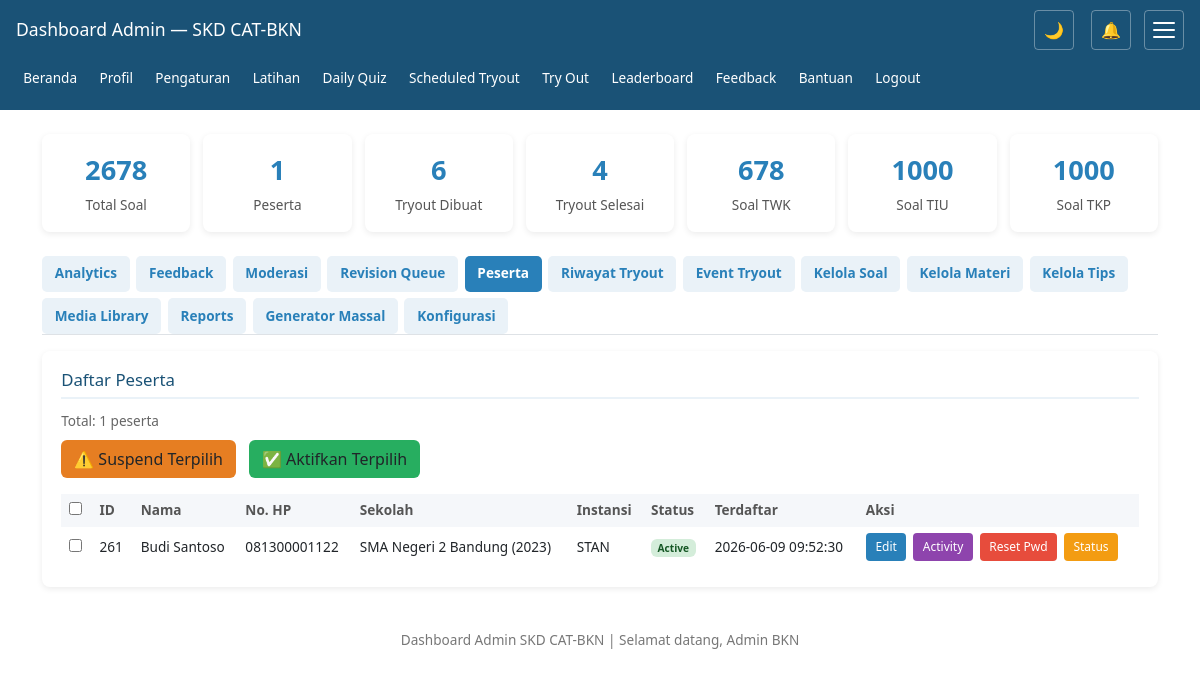
/admin_dashboard.php (signed in), run on the app's committed database.
### tables this page shows
CREATE TABLE `users` (
  `id` int(11) NOT NULL AUTO_INCREMENT,
  `nama` varchar(100) NOT NULL,
  `email` varchar(100) DEFAULT NULL COMMENT 'Email (deprecated, gunakan no_hp)',
  `instansi_pilihan` varchar(100) DEFAULT NULL,
  `created_at` timestamp NOT NULL DEFAULT current_timestamp(),
  `role` enum('admin','user') DEFAULT 'user',
  `status` enum('active','suspended','banned') DEFAULT 'active' COMMENT 'User account status',
  `suspended_at` timestamp NULL DEFAULT NULL COMMENT 'Timestamp when user was suspended',
  `suspended_reason` text DEFAULT NULL COMMENT 'Reason for suspension',
  `instansi_id` int(11) DEFAULT NULL,
  `password_hash` varchar(255) DEFAULT NULL,
  `failed_attempts` int(11) DEFAULT 0,
  `lockout_until` datetime DEFAULT NULL,
  `instansi` varchar(100) DEFAULT NULL,
  `no_hp` varchar(20) DEFAULT NULL COMMENT 'Nomor HP untuk login (08xx)',
  `sekolah_asal` varchar(100) DEFAULT NULL COMMENT 'Nama sekolah asal (SMA/SMK/MA)',
  `tahun_tamat` int(11) DEFAULT NULL COMMENT 'Tahun tamat sekolah',
  `foto_profil` varchar(255) DEFAULT NULL COMMENT 'Path to profile photo',
  `tanggal_lahir` date DEFAULT NULL COMMENT 'Tanggal lahir user',
  `jenis_kelamin` enum('L','P') DEFAULT NULL COMMENT 'Jenis kelamin: L=Laki-laki, P=Perempuan',
  `alamat` text DEFAULT NULL COMMENT 'Alamat lengkap user',
  `show_leaderboard` tinyint(1) DEFAULT 1 COMMENT 'Show profile in leaderboard: 1=show, 0=hide',
  `notification_preference` enum('push','browser','both','none') DEFAULT 'browser' COMMENT 'Preferensi notifikasi',
  `language` varchar(5) DEFAULT 'id' COMMENT 'Bahasa: id=en, en=english',
  `theme` varchar(10) DEFAULT 'light' COMMENT 'Tema: light/dark',
  `font_size` varchar(10) DEFAULT 'medium' COMMENT 'Ukuran font: small/medium/large',
  PRIMARY KEY (`id`),
  UNIQUE KEY `unique_no_hp` (`no_hp`),
  KEY `instansi_id` (`instansi_id`),
  KEY `idx_status` (`status`),
  CONSTRAINT `users_ibfk_1` FOREIGN KEY (`instansi_id`) REFERENCES `instansi` (`id`) ON DELETE SET NULL
);

### helpers.php (called while the page is built, shortened)
<?php
function e(string $text): string
{
    return htmlspecialchars($text, ENT_QUOTES, 'UTF-8');
}

### pages/admin_dashboard.php (the view, shortened to what this page needs)
<?php
require '../config.php';
require '../helpers.php';
$adminName = e($_SESSION['user_nama'] ?? 'Admin');
$stats = [];
try {
    $stats['total_soal'] = $pdo->query("SELECT COUNT(*) FROM questions")->fetchColumn();
} catch (Exception $e) {
    $stats['total_soal'] = 0;
}
try {
    $stats['total_users'] = $pdo->query("SELECT COUNT(*) FROM users WHERE role='user'")->fetchColumn();
} catch (Exception $e) {
    $stats['total_users'] = 0;
}
try {
    $stats['total_tryout'] = $pdo->query("SELECT COUNT(*) FROM tryout_sessions")->fetchColumn();
} catch (Exception $e) {
    $stats['total_tryout'] = 0;
}
try {
    $stats['tryout_selesai'] = $pdo->query("SELECT COUNT(*) FROM tryout_sessions WHERE status='selesai'")->fetchColumn();
} catch (Exception $e) {
    $stats['tryout_selesai'] = 0;
}
$usersLimit = min(50, max(10, (int)($_GET['users_limit'] ?? 20)));
$usersOffset = (int)($_GET['users_offset'] ?? 0);
try {
    $usersTotal = $pdo->query("SELECT COUNT(*) FROM users WHERE role='user'")->fetchColumn();
} catch (Exception $e) {
    $usersTotal = 0;
}
try {
    $users = $pdo->prepare("SELECT id, nama, no_hp, sekolah_asal, tahun_tamat, instansi, created_at, status FROM users WHERE role='user' ORDER BY created_at DESC LIMIT ? OFFSET ?");
    $users->execute([$usersLimit, $usersOffset]);
    $users = $users->fetchAll();
} catch (Exception $e) {
    $users = [];
}
try {
    $soalPerSubtes = $pdo->query("SELECT subtes, COUNT(*) as jumlah FROM questions GROUP BY subtes")->fetchAll(PDO::FETCH_KEY_PAIR);
} catch (Exception $e) {
    $soalPerSubtes = [];
}
?>
<!DOCTYPE html>
<html lang="id">
<head>
</head>
<body>
<?php require '../includes/navigation.php'; ?>
<div class="container" id="main-content">
<div class="stats">
<div class="stat"><div class="num"><?= $stats['total_soal'] ?></div><div class="label">Total Soal</div></div>
<div class="stat"><div class="num"><?= $stats['total_users'] ?></div><div class="label">Peserta</div></div>
<div class="stat"><div class="num"><?= $stats['total_tryout'] ?></div><div class="label">Tryout Dibuat</div></div>
<div class="stat"><div class="num"><?= $stats['tryout_selesai'] ?></div><div class="label">Tryout Selesai</div></div>
<div class="stat"><div class="num"><?= $soalPerSubtes['TWK'] ?? 0 ?></div><div class="label">Soal TWK</div></div>
<div class="stat"><div class="num"><?= $soalPerSubtes['TIU'] ?? 0 ?></div><div class="label">Soal TIU</div></div>
<div class="stat"><div class="num"><?= $soalPerSubtes['TKP'] ?? 0 ?></div><div class="label">Soal TKP</div></div>
</div>
<div class="nav-tabs">
<a href="#analytics" onclick="showTab('analytics')" id="tab-analytics">Analytics</a>
<a href="#feedback" onclick="showTab('feedback')" id="tab-feedback">Feedback</a>
<a href="#moderation" onclick="showTab('moderation')" id="tab-moderation">Moderasi</a>
<a href="#revision" onclick="showTab('revision')" id="tab-revision">Revision Queue</a>
<a href="#users" onclick="showTab('users')" id="tab-users" class="active">Peserta</a>
<a href="#tryouts" onclick="showTab('tryouts')" id="tab-tryouts">Riwayat Tryout</a>
<a href="#events" onclick="showTab('events')" id="tab-events">Event Tryout</a>
<a href="#soal" onclick="showTab('soal')" id="tab-soal">Kelola Soal</a>
<a href="#materi" onclick="showTab('materi')" id="tab-materi">Kelola Materi</a>
<a href="#tips" onclick="showTab('tips')" id="tab-tips">Kelola Tips</a>
<a href="#media" onclick="showTab('media')" id="tab-media">Media Library</a>
<a href="#reports" onclick="showTab('reports')" id="tab-reports">Reports</a>
<a href="#generator" onclick="showTab('generator')" id="tab-generator">Generator Massal</a>
<a href="#config" onclick="showTab('config')" id="tab-config">Konfigurasi</a>
</div>
<div id="panel-users" class="section">
<h2>Daftar Peserta</h2>
<p style="font-size:.85rem;color:#666;margin-bottom:.5rem">Total: <?= $usersTotal ?> peserta</p>
<div style="margin-bottom:1rem;display:flex;gap:.5rem;flex-wrap:wrap">
    <button onclick="bulkAction('suspend')" class="btn" style="background:#e67e22">⚠️ Suspend Terpilih</button>
    <button onclick="bulkAction('activate')" class="btn" style="background:#27ae60">✅ Aktifkan Terpilih</button>
</div>
<div class="table-wrap">
<table>
<thead><tr><th><input type="checkbox" id="selectAllUsers" onchange="toggleAllUsers()"></th><th>ID</th><th>Nama</th><th>No. HP</th><th>Sekolah</th><th>Instansi</th><th>Status</th><th>Terdaftar</th><th>Aksi</th></tr></thead>
<tbody>
<?php foreach ($users as $u):
$statusBadge = '';
if ($u['status'] === 'active') $statusBadge = '<span class="badge" style="background:#d4edda;color:#155724">Active</span>';
elseif ($u['status'] === 'suspended') $statusBadge = '<span class="badge" style="background:#fff3cd;color:#856404">Suspended</span>';
elseif ($u['status'] === 'banned') $statusBadge = '<span class="badge" style="background:#f8d7da;color:#721c24">Banned</span>';
?>
<tr>
<td><input type="checkbox" class="userCheckbox" value="<?= $u['id'] ?>"></td>
<td><?= $u['id'] ?></td>
<td><?= e($u['nama']) ?></td>
<td><?= e($u['no_hp'] ?? '-') ?></td>
<td><?= e($u['sekolah_asal'] ?? '-') ?><?= $u['tahun_tamat'] ? ' (' . $u['tahun_tamat'] . ')' : '' ?></td>
<td><?= e($u['instansi'] ?? '-') ?></td>
<td><?= $statusBadge ?></td>
<td><?= $u['created_at'] ?></td>
<td>
    <button onclick="editUser(<?= $u['id'] ?>)" style="background:#2980b9;color:#fff;border:none;padding:.3rem .6rem;border-radius:4px;cursor:pointer;font-size:.75rem;margin-right:.2rem">Edit</button>
    <button onclick="viewActivity(<?= $u['id'] ?>, '<?= e($u['nama']) ?>')" style="background:#8e44ad;color:#fff;border:none;padding:.3rem .6rem;border-radius:4px;cursor:pointer;font-size:.75rem;margin-right:.2rem">Activity</button>
    <button onclick="resetUserPassword(<?= $u['id'] ?>, '<?= e($u['nama']) ?>')" style="background:#e74c3c;color:#fff;border:none;padding:.3rem .6rem;border-radius:4px;cursor:pointer;font-size:.75rem;margin-right:.2rem">Reset Pwd</button>
    <button onclick="manageUserStatus(<?= $u['id'] ?>, '<?= e($u['nama']) ?>', '<?= $u['status'] ?>')" style="background:#f39c12;color:#fff;border:none;padding:.3rem .6rem;border-radius:4px;cursor:pointer;font-size:.75rem">Status</button>
</td>
</tr>
<?php endforeach; ?>
</tbody>
</table>
</div>
</div>
</div>
<div class="footer">
Dashboard Admin SKD CAT-BKN | Selamat datang, <?= $adminName ?>
</div>
</body>
</html>

### pages/admin_dashboard.php (style rules this page uses)
* { box-sizing:border-box;margin:0;padding:0 }
body { font-family:'Segoe UI',Arial,sans-serif;background:#f5f7fa;color:#222;line-height:1.6;-webkit-text-size-adjust:100%;transition:background .2s,color .2s }
:root { --bg-body:#f5f7fa;--bg-card:#fff;--text-main:#222;--text-muted:#555;--header-bg:#1a5276;--border-color:#eee;--link-color:#2980b9;--success-bg:#d4edda;--danger-bg:#f8d7da;--warning-bg:#fff3cd;--nav-bg:#eaf2f8 }
body { background:var(--bg-body);color:var(--text-main) }
.container { max-width:1200px;margin:1.5rem auto;padding:0 1rem }
.stats { display:grid;grid-template-columns:repeat(auto-fit,minmax(140px,1fr));gap:.8rem;margin-bottom:1.5rem }
.stat { background:var(--bg-card);border-radius:8px;padding:1rem;box-shadow:0 2px 6px rgba(0,0,0,.08);text-align:center }
.stat .num { font-size:1.7rem;font-weight:bold;color:#2980b9 }
.stat .label { color:#555;font-size:.85rem;margin-top:.3rem }
.section { background:var(--bg-card);border-radius:8px;padding:1.2rem;box-shadow:0 2px 6px rgba(0,0,0,.08);margin-bottom:1.2rem;overflow:hidden }
.section h2 { color:#1a5276;font-size:1.05rem;margin-bottom:.8rem;border-bottom:2px solid #eaf2f8;padding-bottom:.4rem }
.table-wrap { overflow-x:auto;-webkit-overflow-scrolling:touch }
table { width:100%;border-collapse:collapse;font-size:.85rem;min-width:500px }
th,td { border:1px solid var(--border-color);padding:.4rem .5rem;text-align:left }
th { background:var(--bg-body);color:var(--text-muted) }
.badge { display:inline-block;padding:.25rem .5rem;border-radius:10px;font-size:.75rem;font-weight:bold }
.btn { display:inline-block;background:#2980b9;color:#fff;padding:.45rem .7rem;border-radius:5px;text-decoration:none;font-size:.85rem;margin-right:.3rem;min-height:36px;min-width:44px }
.nav-tabs { display:flex;gap:.4rem;margin-bottom:1rem;flex-wrap:wrap;overflow-x:auto;-webkit-overflow-scrolling:touch }
.nav-tabs a { padding:.45rem .8rem;background:var(--nav-bg);color:var(--link-color);text-decoration:none;border-radius:5px;font-size:.85rem;font-weight:600;white-space:nowrap;min-height:36px;display:flex;align-items:center }
.nav-tabs a:hover,.nav-tabs a.active { background:#2980b9;color:#fff }
.footer { text-align:center;padding:1.2rem;color:#777;font-size:.85rem;margin-top:1.5rem }

### data on the page
users: id "261", nama "Budi Santoso", no_hp "081300001122", sekolah_asal "SMA Negeri 2 Bandung", tahun_tamat "2023", instansi "STAN", status "Active", created_at "2026-06-09 09:52:30"

### other printed values
$pageTitle "Dashboard Admin — SKD CAT-BKN"
$stats['total_soal'] "2678"
$stats['total_users'] "1"
$stats['total_tryout'] "6"
$stats['tryout_selesai'] "4"
$soalPerSubtes['TWK'] "678"
$soalPerSubtes['TIU'] "1000"
$soalPerSubtes['TKP'] "1000"
$usersTotal "1"
$adminName "Admin BKN"
